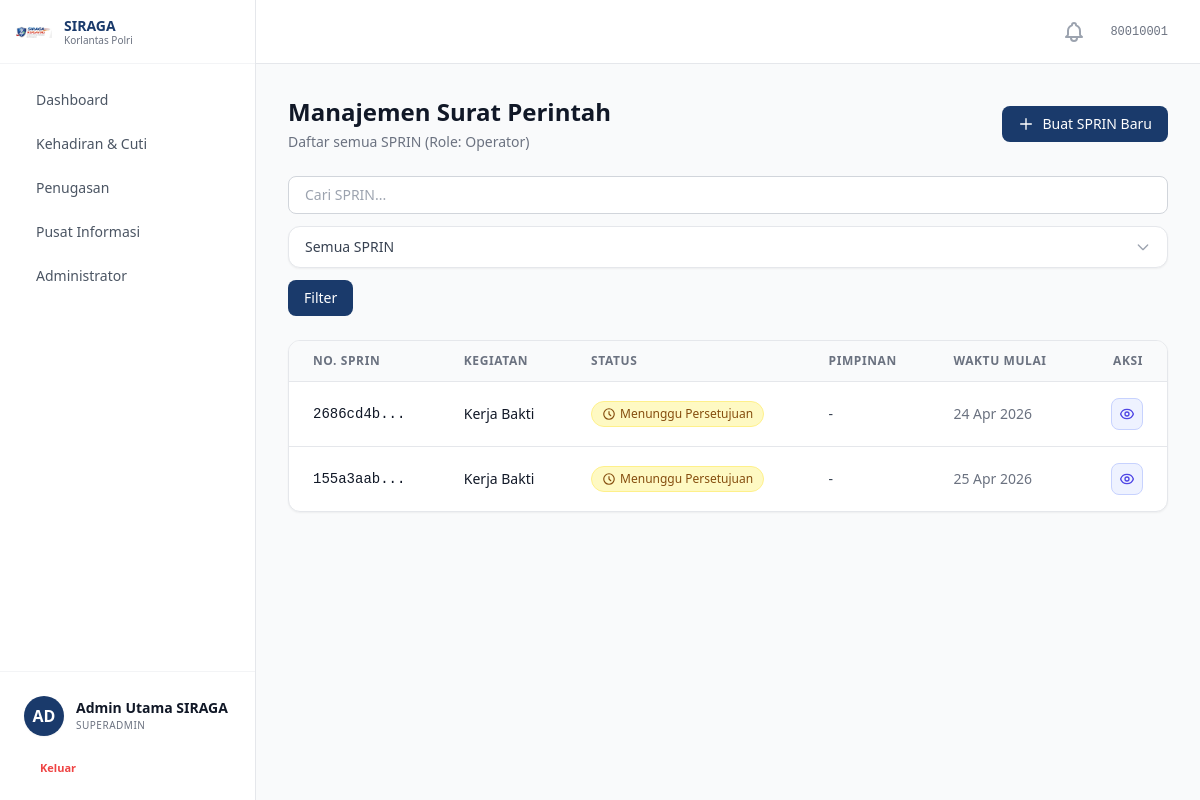
/sprin/ (signed in), run on the app's committed database.
### accounts/models.py (models this page shows, shortened)
class MenuItem(models.Model):
    label = models.CharField(max_length=100, verbose_name='Label')
    path = models.CharField(max_length=200, blank=True, verbose_name='Path / URL Name')
    icon = models.CharField(max_length=100, blank=True, verbose_name='Icon')
    parent = models.ForeignKey(
        'self', on_delete=models.CASCADE, null=True, blank=True,
        related_name='submenus', verbose_name='Parent Menu'
    )
    sort_order = models.IntegerField(default=0, verbose_name='Sort Order')
    is_active = models.BooleanField(default=True, verbose_name='Active')
    class Meta:
        verbose_name = 'Menu Item'
        verbose_name_plural = 'Menu Items'
        ordering = ['sort_order', 'label']
    def get_url(self):
        try:
            return reverse(self.path)
        except NoReverseMatch:
            return self.path

class Personel(AbstractBaseUser, PermissionsMixin):
    ROLE_CHOICES = [
        ('personel', 'Personel'),
        ('operator', 'Operator'),
        ('pimpinan', 'Pimpinan'),
        ('superadmin', 'Superadmin'),
    ]
    PANGKAT_CHOICES = [
        ('Bharada', 'Bharada'),
        ('Bhayangkara', 'Bhayangkara'),
        ('Bripda', 'Bripda'),
        ('Briptu', 'Briptu'),
        ('Brigpol', 'Brigpol'),
        ('Bripka', 'Bripka'),
        ('Aipda', 'Aipda'),
        ('Aiptu', 'Aiptu'),
        ('Ipda', 'Ipda'),
        ('Iptu', 'Iptu'),
        ('AKP', 'AKP'),
        ('Kompol', 'Kompol'),
        ('AKBP', 'AKBP'),
        ('Kombespol', 'Kombespol'),
        ('Brigjen Pol', 'Brigjen Pol'),
        ('Irjen Pol', 'Irjen Pol'),
        ('Komjen Pol', 'Komjen Pol'),
        ('Jenderal Pol', 'Jenderal Pol'),
    ]
    nrp = models.CharField(max_length=20, unique=True, verbose_name='NRP')
    nama_lengkap = models.CharField(max_length=200, verbose_name='Nama Lengkap')
    email = models.EmailField(blank=True, verbose_name='Email')
    no_hp = models.CharField(max_length=20, blank=True, verbose_name='No. HP')
    pangkat = models.CharField(max_length=50, choices=PANGKAT_CHOICES, blank=True, verbose_name='Pangkat')
    jabatan = models.CharField(max_length=200, blank=True, verbose_name='Jabatan')
    satker = models.ForeignKey(
        Satker, on_delete=models.SET_NULL, null=True, blank=True,
        related_name='personel', verbose_name='Satuan Kerja'
    )
    role = models.CharField(max_length=20, choices=ROLE_CHOICES, default='personel', verbose_name='Role')
    role_obj = models.ForeignKey(
        Role, on_delete=models.SET_NULL, null=True, blank=True,
        related_name='personel_set', verbose_name='Role (Object)'
    )
    foto = models.ImageField(upload_to='foto_personel/', blank=True, null=True, verbose_name='Foto')
    is_active = models.BooleanField(default=False)
    status_verifikasi = models.CharField(
        max_length=20,
        choices=[('pending', 'Pending'), ('approved', 'Approved')],
        default='pending'
    )
    is_staff = models.BooleanField(default=False)
    tanggal_bergabung = models.DateTimeField(auto_now_add=True)
    tanggal_nonaktif = models.DateTimeField(null=True, blank=True, verbose_name='Tanggal Dinonaktifkan')
    alasan_nonaktif = models.TextField(blank=True, verbose_name='Alasan Dinonaktifkan')
    objects = PersonelManager()
    USERNAME_FIELD = 'nrp'
    REQUIRED_FIELDS = ['nama_lengkap']
    class Meta:
        verbose_name = 'Personel'
        verbose_name_plural = 'Personel'
        ordering = ['nama_lengkap']
    @property
    def is_superadmin(self):
        if self.role_obj:
            return self.role_obj.nama.lower() == 'superadmin'
        return self.role == 'superadmin'

class Role(models.Model):
    nama = models.CharField(max_length=100, unique=True, verbose_name='Nama Role')
    deskripsi = models.TextField(blank=True, verbose_name='Deskripsi')
    dibuat_pada = models.DateTimeField(default=timezone.now, verbose_name='Dibuat Pada')
    menus = models.ManyToManyField(MenuItem, blank=True, related_name='roles', verbose_name='Menu Access')
    class Meta:
        verbose_name = 'Role'
        verbose_name_plural = 'Role'
        ordering = ['nama']

### sprin/models.py (models this page shows, shortened)
class Sprin(models.Model):
    STATUS_CHOICES = [
        ('Menunggu Persetujuan', 'Menunggu Persetujuan'),
        ('Disetujui', 'Disetujui'),
        ('Ditolak', 'Ditolak'),
    ]
    id_sprin = models.UUIDField(primary_key=True, default=uuid.uuid4, editable=False)
    operation_name = models.CharField(max_length=200)
    description = models.TextField()
    location_name = models.CharField(max_length=255)
    created_by = models.ForeignKey(
        settings.AUTH_USER_MODEL, on_delete=models.SET_NULL, null=True, related_name='sprin_dibuat'
    )
    approved_by = models.ForeignKey(
        settings.AUTH_USER_MODEL, on_delete=models.SET_NULL, null=True, blank=True, related_name='sprin_pimpinan'
    )
    start_date = models.DateTimeField()
    end_date = models.DateTimeField()
    status = models.CharField(max_length=25, choices=STATUS_CHOICES, default='Menunggu Persetujuan')
    rejection_notes = models.TextField(null=True, blank=True)
    created_at = models.DateTimeField(auto_now_add=True)
    file_surat = models.FileField(upload_to='sprin_pdf/', null=True, blank=True)

### sprin/views.py (the view)
# urls.py: path('', views.all_sprin, name='daftar'),
def all_sprin(request):
    q = request.GET.get('q', '').strip()
    status = request.GET.get('status', 'all')
    list_sprin = Sprin.objects.all().order_by('-created_at')
    if status == 'pending':
        list_sprin = list_sprin.filter(status='Menunggu Persetujuan')
    elif status == 'disetujui':
        list_sprin = list_sprin.filter(status='Disetujui')
    if q:
        list_sprin = list_sprin.filter(
            Q(operation_name__icontains=q) |
            Q(description__icontains=q) |
            Q(location_name__icontains=q)
        )
    return render(request, 'sprin/all_sprin.html', {
        'list_sprin': list_sprin,
        'page_type': status,
        'q': q,
        'status': status,
        'active_nav': 'sprin'
    })

### sprin/templates/sprin/all_sprin.html (shortened to what this page needs)
{% extends "base.html" %}
{% block content %}
<div class="max-w-6xl mx-auto">
    <div class="flex flex-col md:flex-row justify-between items-start md:items-center mb-6 gap-4">
        <div>
            <h1 class="text-2xl font-bold text-gray-900">Manajemen Surat Perintah</h1>
            <p class="text-sm text-gray-500 mt-1">
                {% if page_type == 'disetujui' %}Daftar SPRIN Disetujui
                {% elif page_type == 'pending' %}Daftar SPRIN Menunggu Persetujuan
                {% elif page_type == 'ditolak' %}Daftar SPRIN Ditolak
                {% else %}Daftar semua SPRIN
                {% endif %}
                {% if user_role %}(Role: {{ user_role }}){% endif %}
            </p>
        </div>
        {% if user_role == 'Operator' %}
        <a href="{% url 'sprin:create_sprin' %}" class="inline-flex items-center gap-2 px-4 py-2 bg-[#1a3a6b] text-white text-sm font-medium rounded-lg hover:bg-[#2d5da6] transition-colors">
            <svg class="w-4 h-4" fill="none" stroke="currentColor" viewBox="0 0 24 24"><path stroke-linecap="round" stroke-linejoin="round" stroke-width="2" d="M12 4v16m8-8H4"/></svg>
            Buat SPRIN Baru
        </a>
        {% endif %}
    </div>
    <div class="mb-6">
        <form method="GET" class="flex flex-wrap items-center gap-3">
            <div class="flex-1 min-w-[200px]">
                <input type="text" name="q" value="{{ q|default:'' }}" placeholder="Cari SPRIN..." class="w-full px-4 py-2 bg-white border border-gray-300 rounded-lg text-sm focus:ring-[#1a3a6b] focus:border-[#1a3a6b]">
            </div>
            <button type="submit" class="px-4 py-2 bg-[#1a3a6b] text-white text-sm font-medium rounded-lg hover:bg-[#2d5da6] transition-colors">
                Filter
            </button>
        </form>
    </div>
    <div class="bg-white rounded-xl shadow-sm border border-gray-200 overflow-hidden">
        <div class="overflow-x-auto">
            <table class="w-full text-left border-collapse">
                <thead>
                    <tr class="bg-gray-50 border-b border-gray-200 text-xs uppercase text-gray-500 font-semibold tracking-wider">
                        <th class="px-6 py-3">No. Sprin</th>
                        <th class="px-6 py-3">Kegiatan</th>
                        <th class="px-6 py-3">Status</th>
                        <th class="px-6 py-3">Pimpinan</th>
                        <th class="px-6 py-3">Waktu Mulai</th>
                        <th class="px-6 py-3 text-right">Aksi</th>
                    </tr>
                </thead>
                <tbody class="divide-y divide-gray-200">
                    {% for s in list_sprin %}
                    <tr class="hover:bg-gray-50 transition-colors">
                        <td class="px-6 py-4 text-sm font-mono font-medium text-gray-900">{{ s.id_sprin|stringformat:"s"|slice:":8" }}...</td>
                        <td class="px-6 py-4 text-sm font-medium text-gray-900">{{ s.operation_name }}</td>
                        <td class="px-6 py-4">
                            {% if s.status == 'Disetujui' %}
                                <span class="inline-flex items-center px-2.5 py-1 rounded-full text-xs font-medium bg-green-100 text-green-800 border border-green-200">
                                    <svg class="w-3.5 h-3.5 mr-1" fill="none" stroke="currentColor" viewBox="0 0 24 24"><path stroke-linecap="round" stroke-linejoin="round" stroke-width="2" d="M5 13l4 4L19 7"/></svg>
                                    {{ s.status }}
                                </span>
                            {% else %}
                                <span class="inline-flex items-center px-2.5 py-1 rounded-full text-xs font-medium bg-yellow-100 text-yellow-800 border border-yellow-200">
                                    <svg class="w-3.5 h-3.5 mr-1" fill="none" stroke="currentColor" viewBox="0 0 24 24"><path stroke-linecap="round" stroke-linejoin="round" stroke-width="2" d="M12 8v4l3 3m6-3a9 9 0 11-18 0 9 9 0 0118 0z"/></svg>
                                    {{ s.status }}
                                </span>
                            {% endif %}
                        </td>
                        <td class="px-6 py-4 text-sm text-gray-700">{{ s.approved_by.nama|default:"-" }}</td>
                        <td class="px-6 py-4 text-sm text-gray-500">{{ s.start_date|date:"d M Y" }}</td>
                        <td class="px-6 py-4 text-right">
                            <a href="{% url 'sprin:detail_sprin' s.id_sprin %}" class="inline-flex items-center justify-center w-8 h-8 rounded-lg bg-indigo-50 text-indigo-600 hover:bg-indigo-100 border border-indigo-200 transition-colors" title="Lihat Detail">
                            </a>
                        </td>
                    </tr>
                    {% endfor %}
                </tbody>
            </table>
        </div>
    </div>
</div>
{% endblock %}

### templates/base.html (shortened to what this page needs)
{% load static %}
<!DOCTYPE html>
<html lang="id" class="h-full">
<head>
  <script src="https://cdn.tailwindcss.com"></script>
  <link rel="stylesheet" href="{% static 'css/custom.css' %}" />
</head>
<body class="h-full bg-gray-50 text-gray-900 antialiased" x-data="{ sidebarOpen: true }">
  {% if user.is_authenticated %}
  <div class="flex h-screen overflow-hidden">
    <aside
      :class="sidebarOpen ? 'w-64' : 'w-20'"
      class="flex flex-col bg-white border-r border-gray-200 transition-all duration-300 ease-in-out z-20 overflow-x-hidden"
    >
      <div class="flex h-16 items-center justify-between px-4 border-b border-gray-100 shrink-0">
        <div class="flex items-center gap-3" x-show="sidebarOpen" x-transition:enter.opacity.duration.300ms>
          {% load static %}
          <img src="{% static 'images/logo-siraga.png' %}" alt="SIRAGA" class="w-9 h-9 object-contain" />
          <div>
            <p class="text-sm font-bold text-[#1a3a6b] leading-tight">SIRAGA</p>
            <p class="text-[10px] text-gray-500 leading-tight">Korlantas Polri</p>
          </div>
        </div>
        <button @click="sidebarOpen = !sidebarOpen"
                class="p-2 rounded-lg text-gray-400 hover:bg-gray-100 hover:text-primary transition-colors shrink-0"
                :class="!sidebarOpen ? 'mx-auto' : ''">
        </button>
      </div>
      <div class="flex-1 overflow-y-auto py-4 px-3 space-y-1 custom-scrollbar">
        {% for menu in sidebar_menus %}
          {% if not menu.submenus.all %}
            <a href="{{ menu.get_url }}"
               class="flex items-center gap-3 px-3 py-2.5 rounded-xl transition-all group hover:bg-primary/5"
               :class="!sidebarOpen ? 'justify-center' : ''">
              <span x-show="sidebarOpen" x-transition.opacity class="text-sm font-medium text-gray-600 group-hover:text-primary whitespace-nowrap">
                {{ menu.label }}
              </span>
            </a>
          {% else %}
            <div x-data="{ dropdownOpen: false }">
              <button @click="dropdownOpen = !dropdownOpen"
                      class="w-full flex items-center justify-between px-3 py-2.5 rounded-xl transition-all group hover:bg-primary/5"
                      :class="!sidebarOpen ? 'justify-center' : ''">
                <div class="flex items-center gap-3">
                  <span x-show="sidebarOpen" x-transition.opacity class="text-sm font-medium text-gray-600 group-hover:text-primary whitespace-nowrap">
                    {{ menu.label }}
                  </span>
                </div>
              </button>
            </div>
          {% endif %}
        {% endfor %}
      </div>
      <div class="mt-auto border-t border-gray-100 p-4 shrink-0">
        <a href="{% url 'accounts:profil' %}"
           class="flex items-center gap-3 p-2 rounded-xl hover:bg-gray-50 transition-all group"
           :class="!sidebarOpen ? 'justify-center' : ''">
          <div class="flex h-10 w-10 shrink-0 items-center justify-center rounded-full bg-primary text-white font-bold group-hover:ring-4 group-hover:ring-primary/10 transition-all shadow-sm">
            {% if user.foto %}
              <img src="{{ user.foto.url }}" class="h-10 w-10 rounded-full object-cover" alt="Foto Profil">
            {% else %}
              {{ user.nama_lengkap|slice:":2"|upper }}
            {% endif %}
          </div>
          <div x-show="sidebarOpen" x-transition.opacity class="flex flex-col overflow-hidden whitespace-nowrap">
            <span class="text-sm font-semibold text-gray-900 truncate">{{ user.nama_lengkap }}</span>
            <span class="text-[10px] text-gray-500 truncate uppercase tracking-wider font-medium">{{ user.role_obj.nama}}</span>
          </div>
        </a>
        <form action="{% url 'accounts:logout' %}" method="POST" class="mt-2">
          <button type="submit"
                  class="flex w-full items-center gap-3 px-3 py-2 text-[11px] font-bold text-red-500 hover:bg-red-50 rounded-lg transition-colors"
                  :class="!sidebarOpen ? 'justify-center' : ''">
            <span x-show="sidebarOpen" x-transition.opacity>Keluar</span>
          </button>
        </form>
      </div>
    </aside>
    <main class="flex-1 flex flex-col min-w-0 bg-gray-50 overflow-hidden">
      <header class="h-16 bg-white border-b border-gray-200 flex items-center justify-between px-8 shrink-0">
        <div class="flex items-center gap-4">
          <div class="relative" id="notification-dropdown-wrapper">
              <button type="button" id="notification-btn" class="relative p-2 text-gray-400 hover:text-[#1a3a6b] transition-colors focus:outline-none">
              </button>
          </div>
          <span class="text-xs text-gray-500 font-mono">{{ user.nrp }}</span>
        </div>
      </header>
      <div class="flex-1 overflow-y-auto p-8 custom-scrollbar">
        {% block content %}{% endblock %}
      </div>
    </main>
  </div>
  {% else %}
      {% block full_page %}{% endblock %}
  {% endif %}
</body>
</html>

### data on the page
MenuItem: label "Dashboard"
MenuItem: label "Kehadiran & Cuti"
MenuItem: label "Penugasan"
MenuItem: label "Pusat Informasi"
MenuItem: label "Administrator"
Personel: nama_lengkap "AD", nama_lengkap "Admin Utama SIRAGA", role_obj.nama "SUPERADMIN", nrp "80010001"
Sprin: id_sprin "2686cd4b", operation_name "Kerja Bakti", status "Menunggu Persetujuan", approved_by.nama "-", start_date "24 Apr 2026"
Sprin: id_sprin "155a3aab", operation_name "Kerja Bakti", status "Menunggu Persetujuan", approved_by.nama "-", start_date "25 Apr 2026"

### other printed values
{{ user_role }} "Operator"
